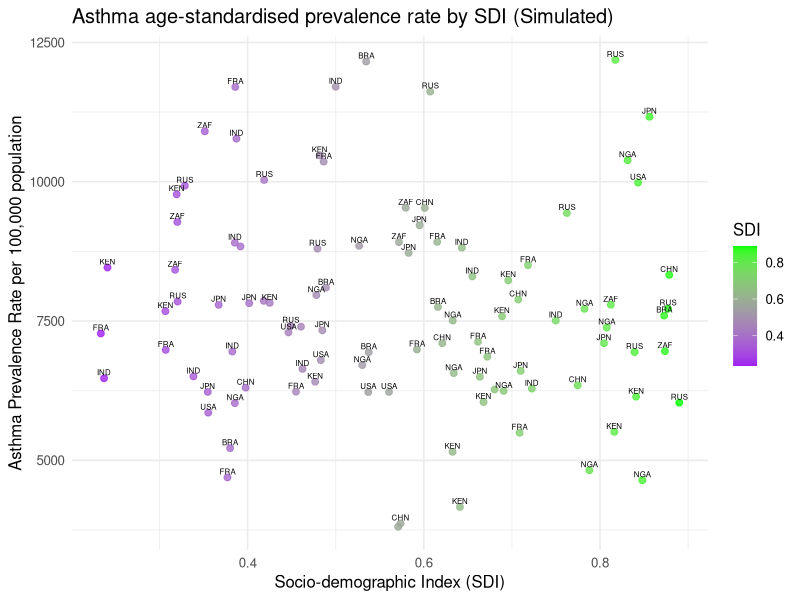

The R script that drew this image:
## ---- chunk 1
memory.limit()

## ---- chunk 2
# 模拟数据
set.seed(123)
data <- data.frame(
  country = sample(c("USA", "CHN", "IND", "BRA", "JPN", "FRA", "NGA", "ZAF", "KEN", "RUS"), 100, replace = TRUE),
  SDI = runif(100, 0.2, 0.9),  # SDI 介于0~1之间
  asthma_prevalence = rnorm(100, mean = 5000, sd = 1500) + runif(100, 0.2, 0.9)*5000  # SDI越高，患病率越高
)


# 加载必要的包
library(ggplot2)

# 散点图绘制
ggplot(data, aes(x = SDI, y = asthma_prevalence, label = country)) +
  geom_point(aes(color = SDI), size = 2, alpha = 0.8) +
  scale_color_gradient(low = "purple", high = "green") +
  geom_text(size = 2, vjust = -0.5, check_overlap = TRUE) +
  labs(
    title = "Asthma age-standardised prevalence rate by SDI (Simulated)",
    x = "Socio-demographic Index (SDI)",
    y = "Asthma Prevalence Rate per 100,000 population",
    color = "SDI"
  ) +
  theme_minimal(base_size = 12)
